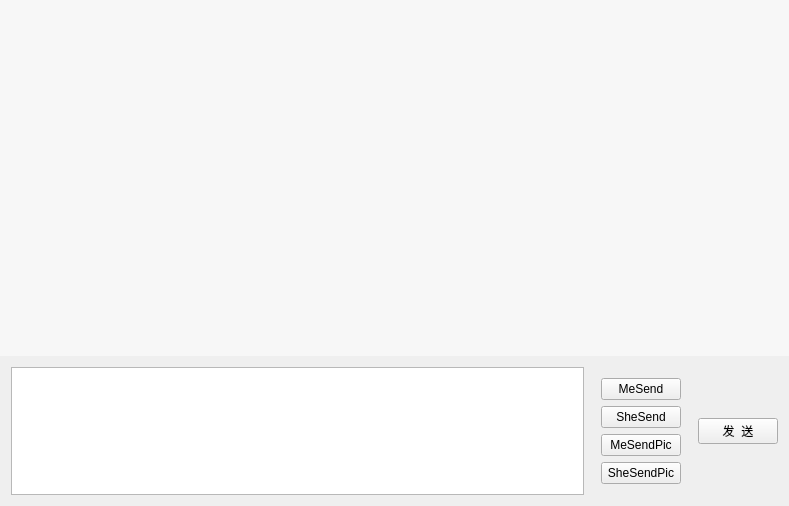
<?xml version="1.0" encoding="UTF-8"?>
<ui version="4.0">
 <class>MainWindow</class>
 <widget class="QMainWindow" name="MainWindow">
  <property name="geometry">
   <rect>
    <x>0</x>
    <y>0</y>
    <width>789</width>
    <height>506</height>
   </rect>
  </property>
  <property name="windowTitle">
   <string>MainWindow</string>
  </property>
  <widget class="QWidget" name="centralWidget">
   <layout class="QVBoxLayout" name="verticalLayout">
    <property name="spacing">
     <number>0</number>
    </property>
    <property name="leftMargin">
     <number>0</number>
    </property>
    <property name="topMargin">
     <number>0</number>
    </property>
    <property name="rightMargin">
     <number>0</number>
    </property>
    <property name="bottomMargin">
     <number>0</number>
    </property>
    <item>
     <widget class="QListWidget" name="listWidget">
      <property name="sizePolicy">
       <sizepolicy hsizetype="Expanding" vsizetype="Expanding">
        <horstretch>0</horstretch>
        <verstretch>0</verstretch>
       </sizepolicy>
      </property>
      <property name="styleSheet">
       <string notr="true">QListWidget{background-color: rgb(247, 247, 247); color:rgb(51,51,51); border: 1px solid  rgb(247, 247, 247);outline:0px;}
QListWidget::Item{background-color: rgb(247, 247, 247);}
QListWidget::Item:hover{background-color: rgb(247, 247, 247); }
QListWidget::item:selected{
	background-color: rgb(247, 247, 247);
	color:black; 
    border: 1px solid  rgb(247, 247, 247);
}
QListWidget::item:selected:!active{border: 1px solid  rgb(247, 247, 247); background-color: rgb(247, 247, 247); color:rgb(51,51,51); } </string>
      </property>
      <property name="verticalScrollBarPolicy">
       <enum>Qt::ScrollBarAsNeeded</enum>
      </property>
      <property name="horizontalScrollBarPolicy">
       <enum>Qt::ScrollBarAlwaysOff</enum>
      </property>
     </widget>
    </item>
    <item>
     <widget class="QWidget" name="widget" native="true">
      <property name="minimumSize">
       <size>
        <width>0</width>
        <height>0</height>
       </size>
      </property>
      <property name="maximumSize">
       <size>
        <width>16777215</width>
        <height>200</height>
       </size>
      </property>
      <layout class="QHBoxLayout" name="horizontalLayout">
       <item>
        <widget class="QTextBrowser" name="textBrowser">
         <property name="sizePolicy">
          <sizepolicy hsizetype="Expanding" vsizetype="Preferred">
           <horstretch>0</horstretch>
           <verstretch>0</verstretch>
          </sizepolicy>
         </property>
         <property name="readOnly">
          <bool>false</bool>
         </property>
        </widget>
       </item>
       <item>
        <widget class="QWidget" name="widget_2" native="true">
         <layout class="QVBoxLayout" name="verticalLayout_2">
          <item>
           <widget class="QPushButton" name="MeSend">
            <property name="text">
             <string>MeSend</string>
            </property>
           </widget>
          </item>
          <item>
           <widget class="QPushButton" name="pbBubbleSend">
            <property name="text">
             <string>SheSend</string>
            </property>
           </widget>
          </item>
          <item>
           <widget class="QPushButton" name="pbMeSendPic">
            <property name="text">
             <string>MeSendPic</string>
            </property>
           </widget>
          </item>
          <item>
           <widget class="QPushButton" name="pbSheSendPic">
            <property name="text">
             <string>SheSendPic</string>
            </property>
           </widget>
          </item>
         </layout>
        </widget>
       </item>
       <item>
        <widget class="QPushButton" name="pushButton">
         <property name="sizePolicy">
          <sizepolicy hsizetype="Minimum" vsizetype="Fixed">
           <horstretch>0</horstretch>
           <verstretch>0</verstretch>
          </sizepolicy>
         </property>
         <property name="text">
          <string>发  送</string>
         </property>
        </widget>
       </item>
      </layout>
     </widget>
    </item>
   </layout>
  </widget>
 </widget>
 <layoutdefault spacing="6" margin="11"/>
 <resources/>
 <connections/>
</ui>
